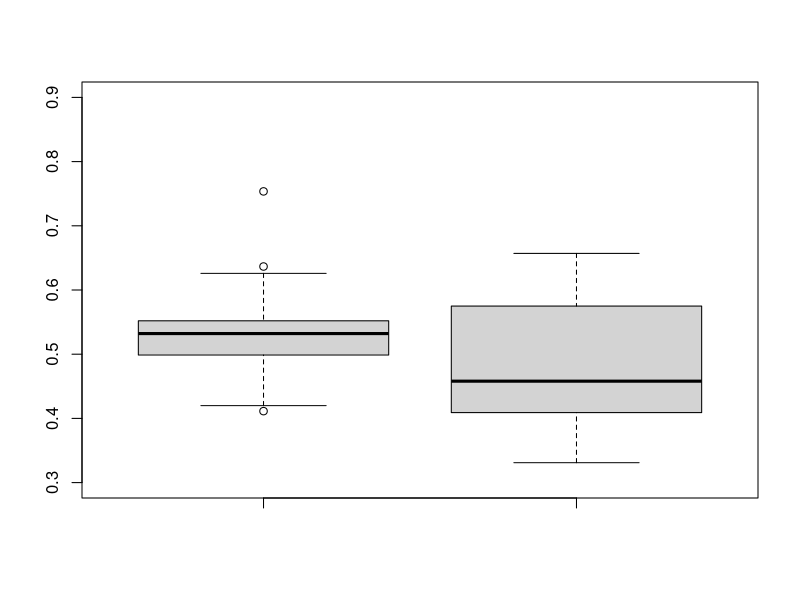
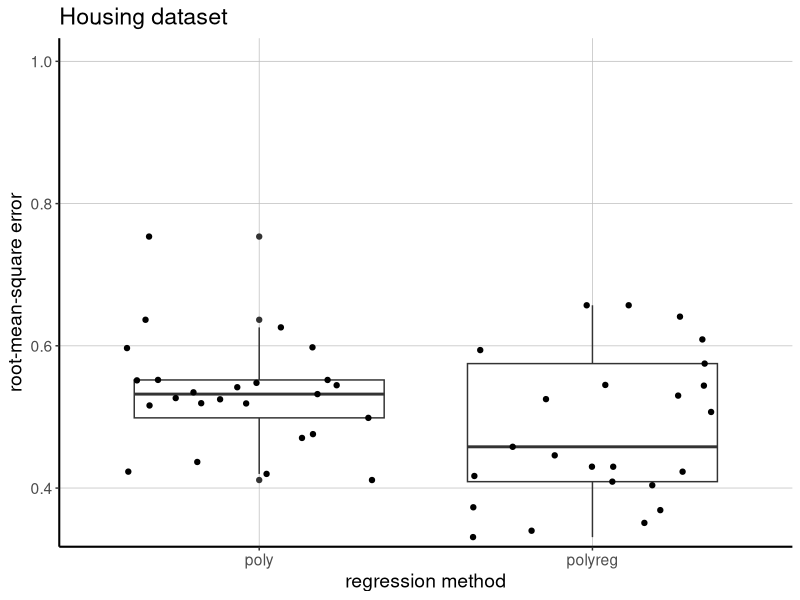

R code for these plots, in order:
data <- read.csv("reg_vs_nonreg.txt",header=TRUE,sep=" ")
names(data) <- c("poly","poly.reg")

# cf. http://ww2.coastal.edu/kingw/statistics/R-tutorials/independent-t.html
t.test(data[,1],data[,2])
boxplot(data[,1],data[,2],ylim=c(0.3,.9))

library(ggplot2)
size <- length(data$poly)
list.data <- list(error=c(data$poly, 
                          data$poly.reg), 
                  method=c(rep("poly",size),
                           rep("polyreg",size)))
df <- as.data.frame(list.data)

science_theme = theme(panel.grid.major = element_line(size = 0.25, color = "grey"), 
                      axis.line = element_line(size = 0.7, color = "black"), 
                      legend.position = c(0.85, 0.7), text = element_text(size = 14))

qplot(method,error,data=df,geom=c("boxplot","jitter")) + 
  ylab("root-mean-square error") + 
  xlab("regression method") +
  coord_cartesian(ylim = c(0.35, 1))  +
  ggtitle("Housing dataset") + theme_classic() + science_theme 


######################

model <- lm("poly ~ poly.reg",data=data)
sum(model$coefficients^2)  
  